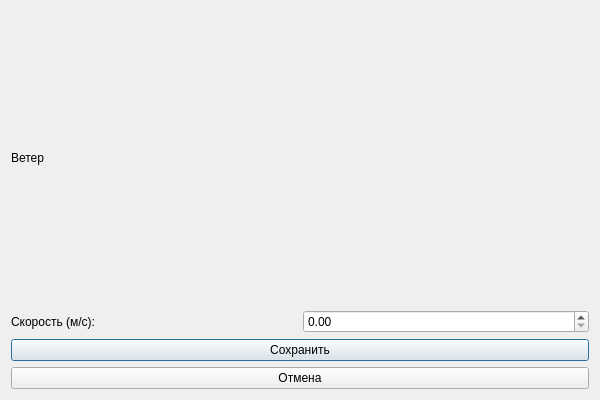
<ui version="4.0">
 <class>WeatherDialog</class>
 <widget class="QDialog" name="WeatherDialog">
  <property name="geometry">
   <rect>
    <x>0</x>
    <y>0</y>
    <width>600</width>
    <height>400</height>
   </rect>
  </property>
  <property name="windowTitle">
   <string>Погода</string>
  </property>
  <layout class="QVBoxLayout" name="verticalLayout">
   <item>
    <widget class="QLabel" name="label_wind">
     <property name="text">
      <string>Ветер</string>
     </property>
    </widget>
   </item>
   <item>
    <layout class="QHBoxLayout" name="hbox_wind_speed">
     <item>
      <widget class="QLabel" name="label_speed">
       <property name="text">
        <string>Скорость (м/с):</string>
       </property>
      </widget>
     </item>
     <item>
      <widget class="QDoubleSpinBox" name="spin_wind_speed"/>
     </item>
    </layout>
   </item>
   <!-- Добавьте все поля аналогично (QDoubleSpinBox для высоты волн, QSpinBox -->
   <item>
    <widget class="QPushButton" name="btn_save">
     <property name="text">
      <string>Сохранить</string>
     </property>
    </widget>
   </item>
   <item>
    <widget class="QPushButton" name="btn_cancel">
     <property name="text">
      <string>Отмена</string>
     </property>
    </widget>
   </item>
  </layout>
 </widget>
 <resources/>
 <connections/>
</ui>
